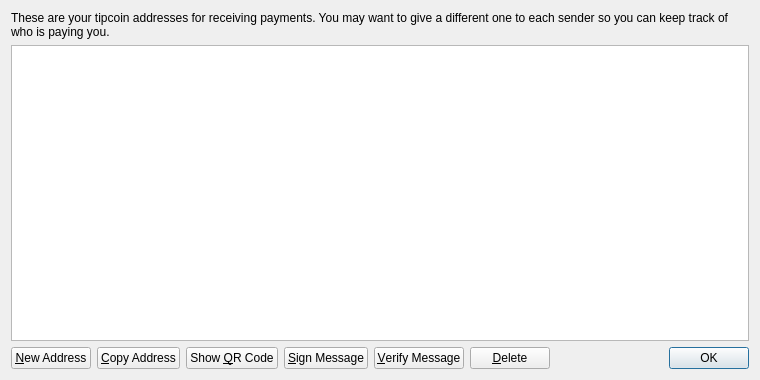
<?xml version="1.0" encoding="UTF-8"?>
<ui version="4.0">
 <class>AddressBookPage</class>
 <widget class="QWidget" name="AddressBookPage">
  <property name="geometry">
   <rect>
    <x>0</x>
    <y>0</y>
    <width>760</width>
    <height>380</height>
   </rect>
  </property>
  <property name="windowTitle">
   <string>Address Book</string>
  </property>
  <layout class="QVBoxLayout" name="verticalLayout">
   <item>
    <widget class="QLabel" name="labelExplanation">
     <property name="text">
      <string>These are your tipcoin addresses for receiving payments. You may want to give a different one to each sender so you can keep track of who is paying you.</string>
     </property>
     <property name="textFormat">
      <enum>Qt::PlainText</enum>
     </property>
     <property name="wordWrap">
      <bool>true</bool>
     </property>
    </widget>
   </item>
   <item>
    <widget class="QTableView" name="tableView">
     <property name="contextMenuPolicy">
      <enum>Qt::CustomContextMenu</enum>
     </property>
     <property name="toolTip">
      <string>Double-click to edit address or label</string>
     </property>
     <property name="tabKeyNavigation">
      <bool>false</bool>
     </property>
     <property name="alternatingRowColors">
      <bool>true</bool>
     </property>
     <property name="selectionMode">
      <enum>QAbstractItemView::SingleSelection</enum>
     </property>
     <property name="selectionBehavior">
      <enum>QAbstractItemView::SelectRows</enum>
     </property>
     <property name="sortingEnabled">
      <bool>true</bool>
     </property>
     <attribute name="verticalHeaderVisible">
      <bool>false</bool>
     </attribute>
    </widget>
   </item>
   <item>
    <layout class="QHBoxLayout" name="horizontalLayout">
     <item>
      <widget class="QPushButton" name="newAddressButton">
       <property name="toolTip">
        <string>Create a new address</string>
       </property>
       <property name="text">
        <string>&amp;New Address</string>
       </property>
       <property name="icon">
        <iconset resource="../bitcoin.qrc">
         <normaloff>:/icons/add</normaloff>:/icons/add</iconset>
       </property>
      </widget>
     </item>
     <item>
      <widget class="QPushButton" name="copyToClipboard">
       <property name="toolTip">
        <string>Copy the currently selected address to the system clipboard</string>
       </property>
       <property name="text">
        <string>&amp;Copy Address</string>
       </property>
       <property name="icon">
        <iconset resource="../bitcoin.qrc">
         <normaloff>:/icons/editcopy</normaloff>:/icons/editcopy</iconset>
       </property>
      </widget>
     </item>
     <item>
      <widget class="QPushButton" name="showQRCode">
       <property name="text">
        <string>Show &amp;QR Code</string>
       </property>
       <property name="icon">
        <iconset resource="../bitcoin.qrc">
         <normaloff>:/icons/qrcode</normaloff>:/icons/qrcode</iconset>
       </property>
      </widget>
     </item>
     <item>
      <widget class="QPushButton" name="signMessage">
       <property name="toolTip">
        <string>Sign a message to prove you own a Bitcoin address</string>
       </property>
       <property name="text">
        <string>&amp;Sign Message</string>
       </property>
       <property name="icon">
        <iconset resource="../bitcoin.qrc">
         <normaloff>:/icons/edit</normaloff>:/icons/edit</iconset>
       </property>
      </widget>
     </item>
     <item>
      <widget class="QPushButton" name="verifyMessage">
       <property name="toolTip">
        <string>Verify a message to ensure it was signed with a specified Bitcoin address</string>
       </property>
       <property name="text">
        <string>&amp;Verify Message</string>
       </property>
       <property name="icon">
        <iconset resource="../bitcoin.qrc">
         <normaloff>:/icons/transaction_0</normaloff>:/icons/transaction_0</iconset>
       </property>
      </widget>
     </item>
     <item>
      <widget class="QPushButton" name="deleteButton">
       <property name="toolTip">
        <string>Delete the currently selected address from the list. Only sending addresses can be deleted.</string>
       </property>
       <property name="text">
        <string>&amp;Delete</string>
       </property>
       <property name="icon">
        <iconset resource="../bitcoin.qrc">
         <normaloff>:/icons/remove</normaloff>:/icons/remove</iconset>
       </property>
      </widget>
     </item>
     <item>
      <spacer name="horizontalSpacer">
       <property name="orientation">
        <enum>Qt::Horizontal</enum>
       </property>
       <property name="sizeHint" stdset="0">
        <size>
         <width>40</width>
         <height>20</height>
        </size>
       </property>
      </spacer>
     </item>
     <item>
      <widget class="QDialogButtonBox" name="buttonBox">
       <property name="sizePolicy">
        <sizepolicy hsizetype="Maximum" vsizetype="Fixed">
         <horstretch>0</horstretch>
         <verstretch>0</verstretch>
        </sizepolicy>
       </property>
       <property name="standardButtons">
        <set>QDialogButtonBox::Ok</set>
       </property>
      </widget>
     </item>
    </layout>
   </item>
  </layout>
 </widget>
 <resources>
  <include location="../bitcoin.qrc"/>
 </resources>
 <connections/>
</ui>
